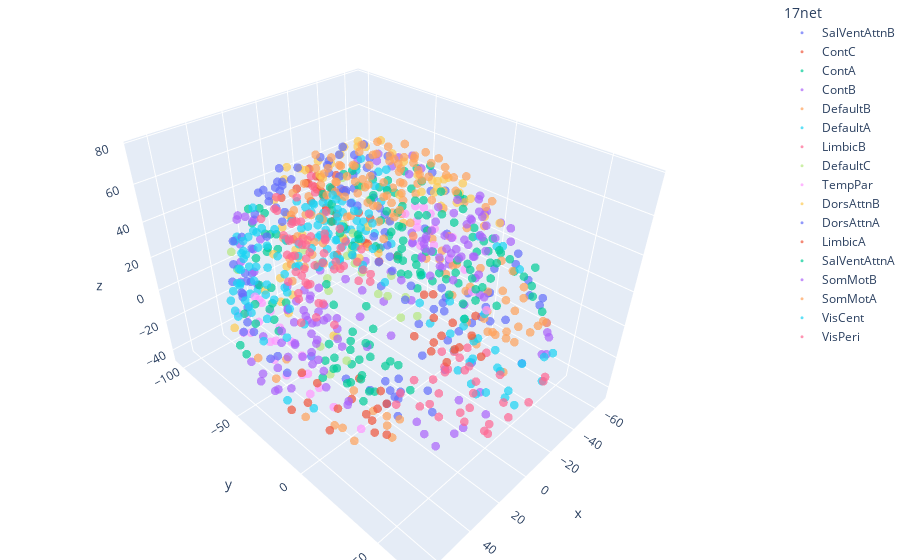

Notebook code cell kept with this figure:
### Markdown cell above
## regions center of mass

### Code cell
# plot avg brain in baseline

my_plot = pex.scatter_3d(x='x', y='y', z='z',
                         data_frame=df[df.epic == 'baseline'], color='17net', opacity=.7)
my_plot.update_layout(margin=dict(l=0, r=0, b=0, t=0))
my_plot.update_traces(marker_size=3)
my_plot.show()

### Figure 1 — Plotly figure (JSON) as saved in the notebook; plotly's stock layout.template omitted (floating-point values rounded to 4 significant figures)
{"data": [{"hovertemplate": "17net=SalVentAttnB<br>x=%{x}<br>y=%{y}<br>z=%{z}<extra></extra>", "legendgroup": "SalVentAttnB", "marker": {"color": "#636efa", "opacity": 0.7, "symbol": "circle", "size": 3}, "mode": "markers", "name": "SalVentAttnB", "scene": "scene", "showlegend": true, "x": [-3, -27, -29, -35, -49, -38, -6, -35, -31, -59, -33, -21, -37, -43, -35, -32, -7, -13, -6, -30, -26, -62, 42, 25, 38, 35, 50, 41, 8, 10, 34, 35, 59, 6, 31, 42, 54, 38, 41, 47, 53, 33, 5, 5, 9, 31, 28, 64, 64], "y": [18, 47, 50, 32, 11, 46, 14, 16, 24, -41, 12, 49, 18, 13, 30, 20, 27, 6, 16, 42, 37, -44, 48, 55, 41, 36, 40, 50, 35, 28, 20, 26, -38, 19, 20, 26, -43, 30, 24, 21, 13, 24, 23, 11, 25, 47, 45, -40, -35], "z": [23, -13, 22, 38, 13, 19, 53, -7, -3, 44, -12, 31, 8, 2, -1, 3, 28, 68, 41, 31, 39, 31, 18, 26, 29, 40, 4, 7, 20, 28, -7, -7, 39, 22, -13, -5, 28, 2, 6, 3, 8, 2, 27, 59, 38, 21, 33, 28, 39], "type": "scatter3d"}, {"hovertemplate": "17net=ContC<br>x=%{x}<br>y=%{y}<br>z=%{z}<extra></extra>", "legendgroup": "ContC", "marker": {"color": "#EF553B", "opacity": 0.7, "symbol": "circle", "size": 3}, "mode": "markers", "name": "ContC", "scene": "scene", "showlegend": true, "x": [-7, -6, -4, -3, -2, -10, -10, -4, -4, -5, -5, -3, -5, -6, -15, -6, -3, -4, -12, 7, 5, 14, 6, 14, 8, 5, 7, 6, 8, 6, 5, 7, 18], "y": [-38, -27, -13, -32, -23, -70, -73, -76, -66, -32, -40, -68, -59, -44, -68, -77, -53, -49, -79, -32, -16, -68, -37, -75, -44, -74, -50, -62, -42, -52, -66, -57, -63], "z": [25, 27, 30, 29, 31, 31, 39, 45, 52, 42, 42, 45, 48, 21, 26, 52, 58, 51, 45, 27, 30, 35, 39, 44, 41, 46, 44, 44, 23, 50, 52, 54, 27], "type": "scatter3d"}, {"hovertemplate": "17net=ContA<br>x=%{x}<br>y=%{y}<br>z=%{z}<extra></extra>", "legendgroup": "ContA", "marker": {"color": "#00cc96", "opacity": 0.7, "symbol": "circle", "size": 3}, "mode": "markers", "name": "ContA", "scene": "scene", "showlegend": true, "x": [-4, -4, -47, -48, -41, -43, -43, -37, -39, -47, -40, -51, -43, -45, -29, -44, -29, -33, -36, -32, -55, -48, -55, -29, -22, -51, -41, -32, -57, -52, -41, 6, 5, 54, 42, 54, 46, 44, 46, 41, 37, 24, 49, 38, 43, 44, 35, 60, 53, 65, 35, 32, 49, 37, 36, 59, 50, 44, 50], "y": [9, -1, 15, 7, 33, 23, 37, 8, 10, 42, 3, 32, 38, 25, -77, -47, -67, -59, -46, -53, -39, -42, -57, 4, 7, -49, -39, -47, -59, 6, 2, 9, -2, 31, 39, 18, 29, 18, 36, 17, 9, 9, -39, -68, -49, -39, -52, -32, -34, -47, -71, -68, -36, -42, -58, -53, 13, 8, 4], "z": [27, 31, 25, 22, 23, 27, 29, 27, 33, 4, 37, 12, 13, 20, 41, 48, 49, 43, 39, 41, 50, 50, -17, 57, 62, -21, 42, 47, -5, 27, 31, 28, 30, 14, 12, 20, 21, 24, 26, 30, 35, 63, 47, 50, 47, 44, 42, 50, 49, -3, 40, 48, 55, 44, 51, -16, 22, 25, 40], "type": "scatter3d"}, {"hovertemplate": "17net=ContB<br>x=%{x}<br>y=%{y}<br>z=%{z}<extra></extra>", "legendgroup": "ContB", "marker": {"color": "#ab63fa", "opacity": 0.7, "symbol": "circle", "size": 3}, "mode": "markers", "name": "ContB", "scene": "scene", "showlegend": true, "x": [-24, -41, -45, -38, -29, -4, -42, -57, -32, -49, -51, -38, -59, -60, -62, -28, -3, -47, -39, -29, -22, -39, -52, -43, -62, 26, 28, 51, 44, 47, 40, 41, 33, 45, 40, 38, 31, 25, 20, 32, 44, 23, 31, 6, 4, 5, 61, 49, 48, 42, 59, 40, 55, 55, 47, 59, 60, 64, 35, 53, 53, 44, 67, 64], "y": [13, 51, 21, 50, 56, 24, -54, -47, -69, -56, -48, -61, -39, -47, -49, 58, 36, 13, 24, 17, 21, 50, -51, -65, -33, 61, 52, 24, 30, 16, 10, 23, 30, 6, 52, 10, 17, 17, 18, 59, 49, 63, 55, 35, 38, 25, -45, -44, -50, -58, -46, -76, -51, -41, -57, -29, -39, -41, 37, -46, -58, -68, -30, -24], "z": [52, -3, 35, 7, 10, 47, 49, 45, 51, 51, 54, 51, -21, -12, -3, -1, 34, 41, 46, 56, 59, -13, 42, 52, -14, 15, -14, 31, 36, 39, 45, 47, 47, 51, -12, 58, 53, 46, 62, -2, -4, 2, 10, 33, 47, 48, 32, 49, 55, 50, 41, 42, 46, 48, 54, -23, -19, -10, -13, 33, 44, 49, -13, -17], "type": "scatter3d"}, {"hovertemplate": "17net=DefaultB<br>x=%{x}<br>y=%{y}<br>z=%{z}<extra></extra>", "legendgroup": "DefaultB", "marker": {"color": "#FFA15A", "opacity": 0.7, "symbol": "circle", "size": 3}, "mode": "markers", "name": "DefaultB", "scene": "scene", "showlegend": true, "x": [-28, -49, -44, -52, -45, -55, -23, -5, -16, -36, -5, -3, -12, -3, -37, -7, -42, -38, -5, -14, -5, -15, -46, -47, -46, -55, -59, -54, -47, -44, -52, -61, -46, -65, -66, -52, -57, -63, -49, -52, -59, -55, -48, -62, -59, 16, 6, 15, 5, 9, 14, 5, 11, 56, 35, 41, 48, 50, 53, 47, 64, 54, 65, 50, 60, 52], "y": [17, 40, 29, 28, 20, 18, 58, 50, 60, 36, 61, 49, 51, 35, 24, 42, 7, 13, 25, 27, 12, 15, 31, -58, -57, -58, -51, -59, -51, -56, -55, -54, 7, -25, -37, -22, -31, -42, -34, -5, -22, 4, 15, -15, -10, 64, 57, 54, 46, 48, 34, 24, 19, 21, 27, 25, 35, 34, 29, 10, -22, -27, -33, 0, -8, 8], "z": [-16, -7, -1, 2, 6, 12, 20, 21, 26, -12, 27, 38, 41, 47, -15, 52, 49, 56, 61, 59, 65, 65, -11, 18, 34, 33, 34, 42, 20, 26, 25, 26, -37, -9, -6, -8, -5, 1, -2, -32, -26, -26, -25, -21, -14, 21, 28, 35, 35, 48, 56, 61, 64, 9, -19, -14, -14, -6, 1, -37, -8, -6, -2, -32, -25, -26], "type": "scatter3d"}, {"hovertemplate": "17net=DefaultA<br>x=%{x}<br>y=%{y}<br>z=%{z}<extra></extra>", "legendgroup": "DefaultA", "marker": {"color": "#19d3f3", "opacity": 0.7, "symbol": "circle", "size": 3}, "mode": "markers", "name": "DefaultA", "scene": "scene", "showlegend": true, "x": [-8, -4, -9, -6, -6, -20, -2, -9, -3, -8, -20, -25, -19, -22, -5, -4, -38, -47, -46, -37, -45, -46, -48, -3, -3, -8, -6, -5, -6, -3, -12, -3, -4, -9, -2, -3, -8, -2, -12, -5, -7, -6, -7, -5, -3, 5, 8, 20, 26, 22, 5, 27, 24, 8, 9, 11, 17, 8, 7, 6, 49, 47, 57, 49, 50, 56, 46, 57, 58, 66, 8, 6, 4, 12, 4, 4, 10, 7, 5, 4, 5, 6], "y": [46, 35, 68, 59, 45, 65, 36, 67, 29, 36, 43, 27, 34, 19, 55, 24, -77, -69, -62, -72, -65, -71, -64, -61, -41, -53, -67, -46, -57, -39, -49, -64, -34, -41, -15, -27, -55, -70, -48, -62, -54, -47, -47, -53, -48, 45, 45, 46, 34, 40, 34, 29, 27, 52, 67, 46, 67, 42, 57, 29, -61, -69, -53, -63, -50, -47, -55, -53, -4, -12, -54, -38, -29, -44, -16, -65, -53, -47, -53, -61, -45, -66], "z": [-4, -3, 2, 8, 7, 9, 9, 15, 17, 21, 42, 44, 50, 47, -10, -5, 40, 39, 43, 49, 23, 30, 31, 22, 26, 26, 26, 30, 30, 31, 31, 33, 35, 35, 37, 37, 35, 36, 37, 39, 42, 15, 44, 17, 24, -12, 22, 36, 34, 46, -5, 42, 53, -4, 0, -1, 10, 7, 11, 14, 34, 36, 33, 42, 19, 22, 28, 24, -18, -13, 29, 32, 36, 34, 37, 36, 36, 14, 20, 23, 29, 28], "type": "scatter3d"}, {"hovertemplate": "17net=LimbicB<br>x=%{x}<br>y=%{y}<br>z=%{z}<extra></extra>", "legendgroup": "LimbicB", "marker": {"color": "#FF6692", "opacity": 0.7, "symbol": "circle", "size": 3}, "mode": "markers", "name": "LimbicB", "scene": "scene", "showlegend": true, "x": [-17, -6, -19, -9, -3, -4, -10, -22, -13, -14, -10, -27, -7, -25, -19, -3, 24, 29, 21, 7, 15, 4, 7, 21, 14, 15, 10, 10, 23, 16, 5, 3], "y": [65, 32, 13, 51, 20, 17, 63, 62, 21, 24, 34, 15, 19, 28, 41, 38, 40, 19, 14, 55, 60, 26, 64, 62, 16, 27, 28, 41, 28, 48, 20, 41], "z": [-3, -11, -22, -23, -17, -10, -15, -11, -17, -24, -22, -23, -22, -17, -19, -22, -16, -20, -22, -22, -18, -12, -11, -10, -17, -24, -20, -23, -19, -19, -20, -25], "type": "scatter3d"}, {"hovertemplate": "17net=DefaultC<br>x=%{x}<br>y=%{y}<br>z=%{z}<extra></extra>", "legendgroup": "DefaultC", "marker": {"color": "#B6E880", "opacity": 0.7, "symbol": "circle", "size": 3}, "mode": "markers", "name": "DefaultC", "scene": "scene", "showlegend": true, "x": [-31, -20, -21, -7, -9, -11, -15, -42, -43, -35, -31, -16, -11, -14, -31, -16, -19, 51, 10, 11, 16, 46, 33, 22, 20, 30, 13], "y": [-32, -25, -36, -46, -54, -59, -63, -71, -78, -85, -23, -38, -45, -51, -43, -58, -60, -63, -48, -54, -58, -75, -22, -22, -31, -32, -44], "z": [-18, -22, -14, 9, 9, 17, 22, 23, 28, 34, -26, -11, 2, 4, -9, 8, 16, 25, 7, 13, 22, 27, -26, -24, -15, -16, 3], "type": "scatter3d"}, {"hovertemplate": "17net=TempPar<br>x=%{x}<br>y=%{y}<br>z=%{z}<extra></extra>", "legendgroup": "TempPar", "marker": {"color": "#FF97FF", "opacity": 0.7, "symbol": "circle", "size": 3}, "mode": "markers", "name": "TempPar", "scene": "scene", "showlegend": true, "x": [-60, -53, -58, -57, -53, -60, -55, -50, -52, -58, -56, -48, -62, -55, -65, -66, 58, 53, 51, 50, 48, 48, 55, 49, 53, 50, 63, 56, 59, 51, 55, 63, 49, 56, 60, 65, 56, 63], "y": [-53, -4, -14, -24, -42, -51, -34, -45, 7, -45, -57, -51, -40, -47, -46, -30, -48, -45, -8, -17, -23, -30, -37, 17, 4, -53, -46, -43, -55, -40, -40, -23, -37, -31, -3, -36, -13, -15], "z": [19, -11, -4, -1, 1, 6, 4, 7, -17, 22, 14, 12, 9, 14, 15, 6, 11, 18, -13, -11, -5, -1, -1, -22, -15, 14, 4, 8, 8, 13, 20, 2, 4, 4, -7, 11, -5, -2], "type": "scatter3d"}, {"hovertemplate": "17net=DorsAttnB<br>x=%{x}<br>y=%{y}<br>z=%{z}<extra></extra>", "legendgroup": "DorsAttnB", "marker": {"color": "#FECB52", "opacity": 0.7, "symbol": "circle", "size": 3}, "mode": "markers", "name": "DorsAttnB", "scene": "scene", "showlegend": true, "x": [-42, -33, -24, -20, -19, -58, -59, -52, -51, -42, -32, -41, -38, -7, -32, -22, -7, -14, -54, -58, -55, -49, -55, -47, -39, -33, -28, -20, -14, 41, 31, 25, 34, 26, 24, 59, 56, 54, 48, 42, 39, 42, 34, 37, 37, 6, 30, 23, 16, 9, 19, 62, 55, 11, 64, 60, 55], "y": [-2, -3, -5, -6, 0, -23, -30, -27, -34, -33, -39, -35, -42, -61, -52, -58, -54, -59, -68, -60, 7, 2, -19, -27, -5, -45, -11, -50, -49, -3, -1, 4, -7, -7, -3, -19, -22, -28, -28, -37, -33, -27, -34, -40, -48, -54, -49, -56, -56, -51, -48, -55, 9, -46, -22, -13, -16], "z": [50, 51, 52, 60, 69, 39, 45, 41, 45, 42, 42, 51, 57, 60, 67, 65, 67, 67, 6, 6, 35, 39, 42, 45, 58, 62, 61, 68, 73, 51, 51, 53, 59, 52, 62, 34, 43, 51, 42, 55, 44, 44, 49, 58, 62, 61, 69, 70, 67, 70, 70, 1, 30, 64, 41, 32, 37], "type": "scatter3d"}, {"hovertemplate": "17net=DorsAttnA<br>x=%{x}<br>y=%{y}<br>z=%{z}<extra></extra>", "legendgroup": "DorsAttnA", "marker": {"color": "#636efa", "opacity": 0.7, "symbol": "circle", "size": 3}, "mode": "markers", "name": "DorsAttnA", "scene": "scene", "showlegend": true, "x": [-45, -49, -48, -45, -39, -30, -27, -23, -27, -24, -18, -19, -43, -29, -28, -26, -29, -15, -45, -37, -8, -21, -29, -15, -47, -48, -35, -46, -25, -49, -41, -45, -31, -23, 48, 49, 45, 38, 31, 46, 24, 24, 29, 14, 51, 36, 32, 30, 17, 24, 49, 10, 30, 24, 20, 11, 57, 51, 52, 33, 50, 49, 49, 43, 39, 34, 29, 23], "y": [-41, -62, -69, -62, -87, -77, -70, -73, -67, -64, -77, -69, -54, -59, -54, -65, -57, -72, -58, -52, -70, -68, -61, -64, -62, -65, -36, -72, -45, -75, -80, -67, -85, -82, -58, -35, -67, -77, -66, -46, -75, -66, -64, -77, -45, -45, -59, -51, -69, -65, -60, -71, -53, -59, -66, -64, -56, -59, -60, -36, -63, -66, -73, -80, -84, -76, -77, -81], "z": [-22, 10, 16, 16, 24, 30, 27, 36, 37, 47, 50, 46, -17, 51, 49, 57, 57, 55, -10, 57, 60, 62, 63, 61, -5, 2, -24, -3, -14, 20, 16, -18, 26, 42, 19, -23, 18, 31, 33, -21, 52, 46, 52, 52, -19, 52, 58, 52, 54, 57, -12, 54, 62, 62, 65, 63, -5, 5, 13, -23, -7, 9, 12, 16, 26, 23, 40, 48], "type": "scatter3d"}, {"hovertemplate": "17net=LimbicA<br>x=%{x}<br>y=%{y}<br>z=%{z}<extra></extra>", "legendgroup": "LimbicA", "marker": {"color": "#EF553B", "opacity": 0.7, "symbol": "circle", "size": 3}, "mode": "markers", "name": "LimbicA", "scene": "scene", "showlegend": true, "x": [-29, -44, -53, -20, -38, -44, -43, -38, -28, -51, -19, -39, -37, -27, 28, 37, 59, 22, 44, 32, 42, 35, 49, 40, 31, 20, 24, 50, 42], "y": [1, -30, -31, -15, 9, 6, -2, -11, -8, -14, -2, -18, 17, 7, 2, 21, -20, -13, -30, 10, 13, 11, -5, -9, -9, 0, 8, -19, -21], "z": [-43, -22, -27, -29, -25, -17, -43, -37, -34, -37, -31, -29, -34, -29, -44, -32, -30, -30, -23, -27, -21, -40, -40, -35, -35, -31, -31, -31, -25], "type": "scatter3d"}, {"hovertemplate": "17net=SalVentAttnA<br>x=%{x}<br>y=%{y}<br>z=%{z}<extra></extra>", "legendgroup": "SalVentAttnA", "marker": {"color": "#00cc96", "opacity": 0.7, "symbol": "circle", "size": 3}, "mode": "markers", "name": "SalVentAttnA", "scene": "scene", "showlegend": true, "x": [-36, -32, -32, -36, -38, -38, -44, -46, -48, -39, -54, -58, -55, -59, -37, -41, -39, -39, -6, -13, -11, -12, -5, -9, -3, -8, -5, -2, -8, -7, -11, -12, -14, -47, -60, -53, -58, -59, -61, -64, 38, 39, 34, 34, 38, 44, 40, 49, 38, 47, 58, 56, 60, 40, 41, 41, 38, 13, 7, 15, 9, 14, 6, 7, 16, 4, 4, 9, 9, 8, 10, 14, 49, 64, 61, 55, 61, 62, 64, 65, 54, 65, 51, 7, 9, 48, 12, 6, 14, 11], "y": [5, 26, 13, -3, 6, -4, -2, 7, -3, 1, 6, 2, 8, 6, 10, -10, -3, -16, 3, -29, -46, -37, 3, -48, -2, -3, 16, 0, 5, -20, -31, -20, -41, -39, -25, -41, -32, -19, -36, -27, 7, -14, 20, 5, 12, 13, 2, 9, 11, -1, 4, 9, 9, 1, 9, -7, 5, -39, 14, -31, -43, -37, -47, 0, 6, 9, -5, 13, -25, -15, -34, -24, -1, -31, -20, -31, -25, -29, -18, -31, -33, -39, -27, -2, 2, -7, -22, -1, -43, -5], "z": [-15, 7, 10, 10, 10, 16, 12, 1, 6, -9, 2, 8, 12, 17, -1, -10, 2, 2, 50, 44, 52, 50, 58, 60, 64, 71, 31, 36, 39, 39, 39, 40, 45, 24, 20, 30, 23, 31, 34, 35, -20, 2, 10, 11, 10, 4, 14, 0, -11, 7, 6, 13, 20, -11, -3, -7, 4, 45, 50, 43, 51, 52, 57, 66, 69, 34, 36, 40, 40, 40, 43, 39, 47, 29, 19, 33, 28, 39, 28, 19, 23, 20, 25, 41, 47, 52, 45, 55, 58, 73], "type": "scatter3d"}, {"hovertemplate": "17net=SomMotB<br>x=%{x}<br>y=%{y}<br>z=%{z}<extra></extra>", "legendgroup": "SomMotB", "marker": {"color": "#ab63fa", "opacity": 0.7, "symbol": "circle", "size": 3}, "mode": "markers", "name": "SomMotB", "scene": "scene", "showlegend": true, "x": [-46, -50, -41, -34, -36, -43, -34, -34, -40, -48, -56, -59, -48, -55, -39, -40, -57, -60, -49, -65, -63, -48, -62, -60, -60, -64, -57, -54, -61, -54, -66, -50, -44, -52, -39, -52, -43, -53, -60, 46, 47, 51, 67, 41, 37, 39, 35, 59, 37, 41, 43, 34, 64, 42, 38, 47, 50, 47, 55, 59, 44, 59, 52, 66, 62, 64, 65, 56, 59, 63, 56, 50, 60, 55, 51, 45, 66, 39, 48, 39, 55], "y": [-12, 6, -24, -24, -14, -30, -31, -23, -13, -34, -3, -37, -13, -7, -26, -37, -15, -3, -22, -11, -12, -30, -18, 2, -6, -10, -2, -10, -11, -5, -19, -16, -13, -4, -19, -14, -19, -20, -26, 6, -9, 11, -15, -20, -10, -22, -19, -22, -10, -27, -3, -22, -28, -13, -27, -32, -9, -18, 2, -1, -29, -12, -21, -8, 3, -5, -12, -4, 1, -9, -8, -6, -12, -4, -13, -11, -8, -17, -11, -5, -13], "z": [-4, -8, 11, 10, 14, 9, 16, 19, 18, 11, -1, 16, 14, 9, 20, 17, 15, 12, 18, 16, 3, 18, 21, 22, 19, 28, 29, 31, 39, 37, 6, 41, 37, 47, 40, 6, 3, 6, 10, -15, -6, -10, 5, 2, 12, 10, 12, 10, 18, 12, 14, 17, 13, 18, 20, 16, 12, 18, -3, 11, 21, 15, 18, 15, 22, 23, 26, 24, 34, 38, 34, 31, 46, 43, 39, 38, -3, 41, 0, 6, 5], "type": "scatter3d"}, {"hovertemplate": "17net=SomMotA<br>x=%{x}<br>y=%{y}<br>z=%{z}<extra></extra>", "legendgroup": "SomMotA", "marker": {"color": "#FFA15A", "opacity": 0.7, "symbol": "circle", "size": 3}, "mode": "markers", "name": "SomMotA", "scene": "scene", "showlegend": true, "x": [-8, -57, -8, -51, -43, -47, -8, -35, -6, -4, -40, -44, -39, -5, -34, -9, -35, -5, -31, -30, -3, -26, -24, -24, -29, -4, -22, -16, -11, -23, -5, -18, -23, -12, -20, -16, -7, -3, -8, -17, -12, -10, 19, 5, 12, 14, 12, 53, 13, 50, 50, 54, 9, 40, 49, 41, 47, 43, 6, 9, 41, 29, 39, 39, 41, 6, 38, 32, 5, 33, 29, 31, 28, 8, 5, 27, 3, 24, 24, 22, 14, 21, 20, 5, 15, 7, 13, 21, 17, 20], "y": [-7, -17, -9, -26, -12, -17, -19, -20, -28, -12, -16, -33, -26, -23, -38, -41, -17, -12, -29, -25, -33, -40, -47, -12, -33, -22, -29, -10, -45, -21, -43, -26, -38, -8, -31, -15, -16, -30, -40, -39, -26, -35, -5, -31, -38, -26, -32, -18, -15, -22, -13, -17, -9, -13, -27, -19, -20, -9, -15, -30, -17, -37, -34, -24, -29, -37, -16, -41, -23, -28, -34, -23, -11, -40, -11, -19, -33, -28, -43, -34, -41, -24, -13, -41, -45, -19, -14, -38, -30, -31], "z": [42, 51, 48, 55, 50, 54, 47, 45, 50, 55, 58, 63, 54, 57, 62, 58, 68, 63, 63, 61, 59, 62, 64, 71, 72, 65, 56, 66, 70, 72, 66, 64, 71, 71, 68, 75, 75, 71, 76, 75, 74, 72, 69, 73, 77, 73, 75, 42, 42, 47, 50, 54, 47, 47, 57, 49, 60, 60, 52, 50, 56, 56, 61, 53, 66, 56, 67, 66, 58, 61, 66, 60, 65, 63, 66, 73, 64, 67, 67, 69, 69, 67, 72, 70, 77, 73, 73, 75, 70, 77], "type": "scatter3d"}, {"hovertemplate": "17net=VisCent<br>x=%{x}<br>y=%{y}<br>z=%{z}<extra></extra>", "legendgroup": "VisCent", "marker": {"color": "#19d3f3", "opacity": 0.7, "symbol": "circle", "size": 3}, "mode": "markers", "name": "VisCent", "scene": "scene", "showlegend": true, "x": [-26, -21, -45, -20, -42, -13, -31, -34, -34, -4, -21, -45, -10, -30, -36, -44, -9, -28, -6, -48, -17, -43, -25, -32, -9, -18, -34, -25, -34, -10, -17, -27, -24, -36, 38, 26, 19, 46, 20, 14, 36, 34, 7, 49, 22, 4, 13, 33, 46, 42, 22, 9, 51, 26, 13, 26, 11, 46, 34, 43, 14, 26, 7, 36, 38, 15, 31, 27, 34, 28, 24, 27, 27], "y": [-80, -74, -72, -88, -84, -83, -91, -51, -92, -90, -99, -82, -98, -96, -89, -71, -95, -63, -103, -78, -102, -85, -95, -87, -100, -98, -69, -91, -90, -95, -90, -81, -81, -80, -78, -81, -71, -78, -88, -80, -51, -89, -89, -75, -97, -82, -96, -93, -66, -86, -100, -91, -74, -49, -103, -98, -97, -57, -89, -79, -101, -96, -94, -67, -84, -94, -87, -89, -84, -82, -86, -72, -59], "z": [-13, -9, -11, -16, -14, -14, -18, -19, -9, -12, -12, -1, -12, -2, 1, 7, -2, -13, -1, 9, 2, 10, 8, 10, 11, 17, -16, 20, 19, 25, 23, 19, 29, -15, -16, -12, -9, -14, -12, -13, -18, -16, -12, -7, -13, -5, -8, -7, -1, -4, -5, 0, 1, -14, 2, 3, 5, -18, 4, 5, 13, 15, 15, -15, 9, 19, 13, 21, 18, 28, 38, -10, -9], "type": "scatter3d"}, {"hovertemplate": "17net=VisPeri<br>x=%{x}<br>y=%{y}<br>z=%{z}<extra></extra>", "legendgroup": "VisPeri", "marker": {"color": "#FF6692", "opacity": 0.7, "symbol": "circle", "size": 3}, "mode": "markers", "name": "VisPeri", "scene": "scene", "showlegend": true, "x": [-21, -14, -15, -13, -6, -10, -6, -14, -7, -4, -5, -17, -6, -17, -12, -23, -7, -2, -18, -8, -1, -4, -7, -2, -16, -4, -5, -14, -17, -12, -14, -24, 22, 20, 17, 15, 12, 8, 17, 15, 4, 12, 25, 9, 24, 20, 12, 4, 5, 21, 8, 5, 19, 7, 30, 7, 17, 18, 10, 16], "y": [-49, -71, -64, -50, -78, -61, -71, -42, -61, -79, -68, -55, -88, -68, -75, -58, -81, -94, -65, -70, -80, -92, -69, -82, -67, -77, -88, -75, -89, -81, -86, -58, -44, -60, -36, -50, -62, -72, -44, -56, -72, -64, -53, -82, -62, -53, -71, -86, -76, -59, -66, -81, -64, -90, -46, -74, -72, -89, -85, -79], "z": [-6, -10, -5, -7, -7, -3, -2, -4, 3, 2, 6, 1, 2, 4, 9, 5, 10, 5, 9, 12, 12, 16, 17, 21, 17, 27, 32, 25, 34, 35, 42, -9, -9, -7, -12, -7, -3, -4, -3, 2, 5, 6, 3, 5, 5, 7, 11, 10, 14, 11, 18, 23, 17, 28, -9, 28, 25, 28, 39, 37], "type": "scatter3d"}], "layout": {"scene": {"domain": {"x": [0.0, 1.0], "y": [0.0, 1.0]}, "xaxis": {"title": {"text": "x"}}, "yaxis": {"title": {"text": "y"}}, "zaxis": {"title": {"text": "z"}}}, "legend": {"title": {"text": "17net"}, "tracegroupgap": 0}, "margin": {"t": 0, "l": 0, "r": 0, "b": 0}}}
